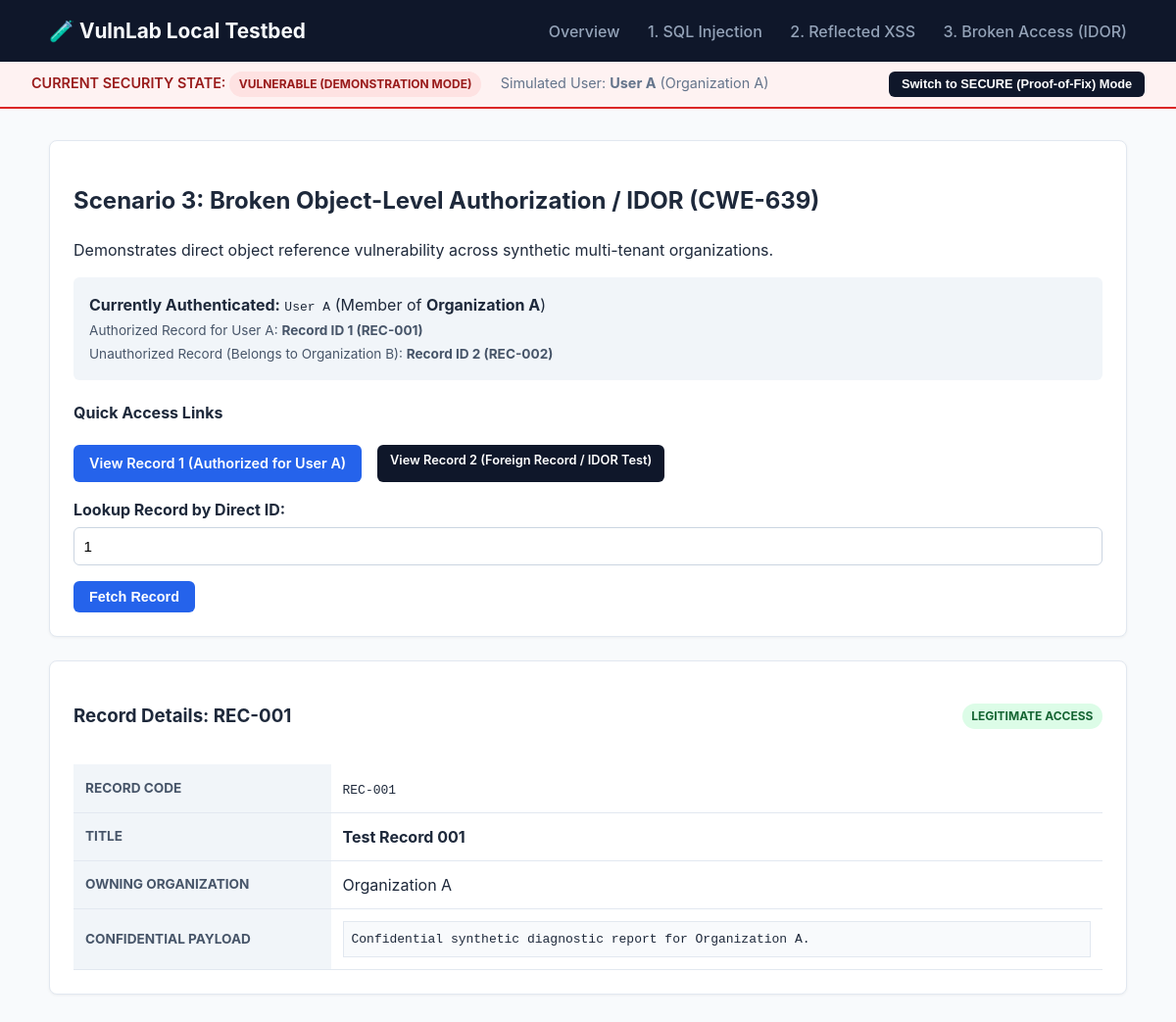
The app's page /record/1 with its own data.
### tables this page shows
CREATE TABLE users (
    id INTEGER PRIMARY KEY AUTOINCREMENT,
    username TEXT NOT NULL UNIQUE,
    organization_id INTEGER NOT NULL,
    role TEXT NOT NULL,
    FOREIGN KEY (organization_id) REFERENCES organizations(id)
);

CREATE TABLE organizations (
    id INTEGER PRIMARY KEY AUTOINCREMENT,
    name TEXT NOT NULL
);

CREATE TABLE records (
    id INTEGER PRIMARY KEY AUTOINCREMENT,
    record_code TEXT NOT NULL UNIQUE,
    title TEXT NOT NULL,
    content TEXT NOT NULL,
    organization_id INTEGER NOT NULL,
    owner_user_id INTEGER NOT NULL,
    FOREIGN KEY (organization_id) REFERENCES organizations(id),
    FOREIGN KEY (owner_user_id) REFERENCES users(id)
);

### lab_app/app.py (the view, shortened to what this page needs)
@app.route("/record/<int:record_id>")
def view_record(record_id: int):
    current_user = get_current_user()
    record = None
    record_org_name = ""
    error = None
    with get_db() as conn:
        cursor = conn.cursor()
        if SECURITY_MODE == "vulnerable":
            cursor.execute("SELECT * FROM records WHERE id = ?", (record_id,))
            row = cursor.fetchone()
            if row:
                record = dict(row)
                org = get_current_org(record["organization_id"])
                record_org_name = org["name"]
            else:
                error = f"Record ID {record_id} not found."
    return render_template(
        "idor.html",
        requested_id=record_id,
        record=record,
        record_org_name=record_org_name,
        error=error,
    )

### lab_app/app.py (called while the page is built)
def get_current_user() -> Dict[str, Any]:
    user_id = session.get("user_id", 1)
    with get_db() as conn:
        cursor = conn.cursor()
        cursor.execute("SELECT * FROM users WHERE id = ?", (user_id,))
        user = cursor.fetchone()
        if user:
            return dict(user)
    return {"id": 1, "username": "User A", "organization_id": 1, "role": "Lab Tester"}

def get_current_org(org_id: int) -> Dict[str, Any]:
    with get_db() as conn:
        cursor = conn.cursor()
        cursor.execute("SELECT * FROM organizations WHERE id = ?", (org_id,))
        org = cursor.fetchone()
        if org:
            return dict(org)
    return {"id": org_id, "name": f"Organization {org_id}"}

@app.context_processor
def inject_global_state():
    user = get_current_user()
    org = get_current_org(user["organization_id"])
    return {
        "is_vulnerable": (SECURITY_MODE == "vulnerable"),
        "security_mode": SECURITY_MODE,
        "current_user": user,
        "current_org": org,
    }

### lab_app/database.py (called while the page is built)
def get_db() -> sqlite3.Connection:
    conn = sqlite3.connect(DB_PATH)
    conn.row_factory = sqlite3.Row
    return conn

### lab_app/templates/idor.html (shortened to what this page needs)
{% extends "base.html" %}
{% block content %}
<div class="card">
    <h2>Scenario 3: Broken Object-Level Authorization / IDOR (CWE-639)</h2>
    <p>
        Demonstrates direct object reference vulnerability across synthetic multi-tenant organizations.
    </p>
    <div style="background: #F1F5F9; padding: 1rem; border-radius: 6px; margin-bottom: 1rem;">
        <strong>Currently Authenticated:</strong> <code>{{ current_user.username }}</code> (Member of <strong>{{ current_org.name }}</strong>)
        <br>
        <span style="font-size: 0.85rem; color: #475569;">
            Authorized Record for {{ current_user.username }}: <strong>Record ID 1 (REC-001)</strong>
            <br>
            Unauthorized Record (Belongs to Organization B): <strong>Record ID 2 (REC-002)</strong>
        </span>
    </div>
    <h4>Quick Access Links</h4>
    <div style="display: flex; gap: 1rem; margin-bottom: 1rem;">
        <a href="/record/1" class="btn btn-primary">View Record 1 (Authorized for User A)</a>
        <a href="/record/2" class="btn btn-toggle">View Record 2 (Foreign Record / IDOR Test)</a>
    </div>
    <form method="GET" action="/record_lookup">
        <label for="record_id"><strong>Lookup Record by Direct ID:</strong></label>
        <input type="text" id="record_id" name="record_id" value="{{ requested_id or '' }}" placeholder="Enter Record ID (1 or 2)">
        <button type="submit" class="btn btn-primary">Fetch Record</button>
    </form>
</div>
{% if record %}
<div class="card">
    <div style="display: flex; justify-content: space-between; align-items: center;">
        <h3>Record Details: {{ record.record_code }}</h3>
        {% if record.organization_id == current_user.organization_id %}
            <span class="badge badge-success">Legitimate Access</span>
        {% else %}
            <span class="badge badge-danger">IDOR Flaw: Data Leaked Across Tenancy</span>
        {% endif %}
    </div>
    <table>
        <tr>
            <th style="width: 25%;">Record Code</th>
            <td><code>{{ record.record_code }}</code></td>
        </tr>
        <tr>
            <th>Title</th>
            <td><strong>{{ record.title }}</strong></td>
        </tr>
        <tr>
            <th>Owning Organization</th>
            <td>{{ record_org_name }}</td>
        </tr>
        <tr>
            <th>Confidential Payload</th>
            <td><pre style="margin:0; background:#F8FAFC; padding:0.5rem; border:1px solid #E2E8F0;">{{ record.content }}</pre></td>
        </tr>
    </table>
</div>
{% endif %}
{% endblock %}

### lab_app/templates/base.html (shortened to what this page needs)
<!DOCTYPE html>
<html lang="en">
<head>
    <link rel="stylesheet" href="{{ url_for('static', filename='style.css') }}">
</head>
<body>
    <header>
        <div class="header-container">
            <a href="/" class="brand">🧪 VulnLab Local Testbed</a>
            <nav>
                <a href="/">Overview</a>
                <a href="/sqli">1. SQL Injection</a>
                <a href="/xss">2. Reflected XSS</a>
                <a href="/idor">3. Broken Access (IDOR)</a>
            </nav>
        </div>
    </header>
    <div class="mode-banner {{ 'vulnerable' if is_vulnerable else 'secure' }}">
        <div>
            <span>CURRENT SECURITY STATE: </span>
            <span class="badge {{ 'badge-danger' if is_vulnerable else 'badge-success' }}">
                {{ 'VULNERABLE (Demonstration Mode)' if is_vulnerable else 'SECURE (Remediated / Fixed Mode)' }}
            </span>
            <span style="margin-left: 1rem; font-weight: normal; color: #64748B;">
                Simulated User: <strong>{{ current_user.username }}</strong> ({{ current_org.name }})
            </span>
        </div>
        <div>
            <form action="/toggle_mode" method="POST" style="display:inline;">
                <button type="submit" class="btn btn-toggle">
                    Switch to {{ 'SECURE (Proof-of-Fix)' if is_vulnerable else 'VULNERABLE' }} Mode
                </button>
            </form>
        </div>
    </div>
    <div class="container">
        {% block content %}{% endblock %}
    </div>
</body>
</html>

### lab_app/static/style.css (style rules this page uses)
:root { --primary: #2563EB; --danger: #DC2626; --success: #16A34A; --bg: #F8FAFC; --card: #FFFFFF; --text: #1E293B; }
body { font-family: -apple-system, BlinkMacSystemFont, "Segoe UI", Roboto, Helvetica, Arial, sans-serif; margin: 0; padding: 0; background-color: var(--bg); color: var(--text); line-height: 1.5; }
header { background: #0F172A; color: white; padding: 1rem 2rem; }
.header-container { display: flex; justify-content: space-between; align-items: center; max-width: 1100px; margin: 0 auto; }
.brand { font-size: 1.3rem; font-weight: 700; color: #F8FAFC; text-decoration: none; }
nav a { color: #94A3B8; text-decoration: none; margin-left: 1.5rem; font-weight: 500; }
.mode-banner { padding: 0.6rem 2rem; display: flex; justify-content: space-between; align-items: center; font-size: 0.9rem; font-weight: 600; }
.mode-banner.vulnerable { background: #FEF2F2; color: #991B1B; border-bottom: 2px solid #DC2626; }
.container { max-width: 1100px; margin: 2rem auto; padding: 0 1.5rem; }
.card { background: var(--card); border: 1px solid #E2E8F0; border-radius: 8px; padding: 1.5rem; margin-bottom: 1.5rem; box-shadow: 0 1px 3px rgba(0,0,0,0.05); }
.badge { display: inline-block; padding: 0.25rem 0.6rem; border-radius: 9999px; font-size: 0.75rem; font-weight: 700; text-transform: uppercase; }
.badge-danger { background: #FEE2E2; color: #991B1B; }
.badge-success { background: #DCFCE7; color: #166534; }
.btn { display: inline-block; padding: 0.5rem 1rem; border-radius: 6px; font-size: 0.9rem; font-weight: 600; cursor: pointer; border: none; text-decoration: none; }
.btn-primary { background: var(--primary); color: white; }
.btn-toggle { background: #0F172A; color: white; font-size: 0.8rem; padding: 0.35rem 0.8rem; }
input[type="text"], input[type="search"] { width: 100%; padding: 0.6rem; border: 1px solid #CBD5E1; border-radius: 6px; font-size: 0.95rem; box-sizing: border-box; margin-top: 0.4rem; margin-bottom: 1rem; }
table { width: 100%; border-collapse: collapse; margin-top: 1rem; }
th, td { padding: 0.75rem; border-bottom: 1px solid #E2E8F0; text-align: left; }
th { background: #F1F5F9; font-size: 0.85rem; text-transform: uppercase; color: #475569; }

### records on screen
users: username "User A"
organizations: name "Organization A"
records: record_code "REC-001", title "Test Record 001", content "Confidential synthetic diagnostic report for Organization A."

### other values on screen
{{ 'SECURE (Proof-of-Fix)' if is_vulnerable else 'VULNERABLE' }} "SECURE (Proof-of-Fix)"
